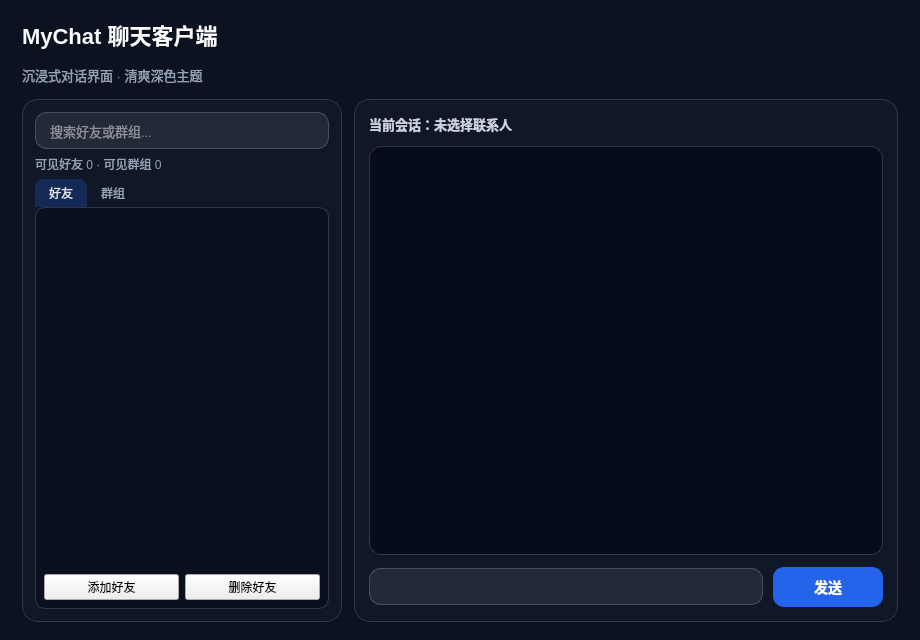
<?xml version="1.0" encoding="UTF-8"?>
<ui version="4.0">
 <class>MainWindow</class>
 <widget class="QMainWindow" name="MainWindow">
  <property name="geometry">
   <rect>
    <x>0</x>
    <y>0</y>
    <width>920</width>
    <height>640</height>
   </rect>
  </property>
  <property name="windowTitle">
   <string>MyChat Desktop</string>
  </property>
  <property name="styleSheet">
   <string notr="true">QMainWindow {
    background: #0b1220;
}
QWidget#centralwidget {
    background: qlineargradient(x1:0, y1:0, x2:1, y2:1,
        stop:0 #0f172a, stop:1 #111827);
}
QFrame#chatCard {
    background: rgba(17, 24, 39, 210);
    border: 1px solid rgba(148, 163, 184, 0.25);
    border-radius: 16px;
}
QFrame#sideCard {
    background: rgba(17, 24, 39, 190);
    border: 1px solid rgba(148, 163, 184, 0.25);
    border-radius: 16px;
}
QLabel#titleLabel {
    color: #f8fafc;
    font-size: 22px;
    font-weight: 700;
}
QLabel#subtitleLabel {
    color: #94a3b8;
    font-size: 13px;
}
QLabel#currentChatLabel {
    color: #cbd5e1;
    font-size: 13px;
    font-weight: 600;
}
QTextBrowser {
    color: #e2e8f0;
    background: rgba(2, 6, 23, 0.65);
    border: 1px solid rgba(148, 163, 184, 0.25);
    border-radius: 12px;
    padding: 10px;
    font-size: 13px;
}
QLineEdit {
    color: #f1f5f9;
    background: rgba(255, 255, 255, 0.08);
    border: 1px solid rgba(148, 163, 184, 0.35);
    border-radius: 11px;
    padding: 9px 12px;
    font-size: 13px;
}
QLineEdit:focus {
    border: 1px solid #60a5fa;
}
QTabWidget::pane {
    border: 1px solid rgba(148, 163, 184, 0.25);
    border-radius: 10px;
    background: rgba(2, 6, 23, 0.45);
}
QTabBar::tab {
    color: #94a3b8;
    padding: 7px 14px;
    border-top-left-radius: 8px;
    border-top-right-radius: 8px;
}
QTabBar::tab:selected {
    color: #e2e8f0;
    background: rgba(37, 99, 235, 0.25);
}
QListWidget {
    color: #e2e8f0;
    background: transparent;
    border: none;
    outline: none;
}
QListWidget::item {
    border-radius: 8px;
    padding: 8px;
    margin: 2px;
}
QListWidget::item:selected {
    background: rgba(37, 99, 235, 0.35);
}
QLabel#contactStatsLabel {
    color: #94a3b8;
    font-size: 12px;
}
QPushButton#sendButton {
    color: #ffffff;
    background: #2563eb;
    border: none;
    border-radius: 11px;
    min-width: 110px;
    min-height: 40px;
    font-size: 14px;
    font-weight: 700;
}
QPushButton#sendButton:hover { background: #3b82f6; }
QPushButton#sendButton:pressed { background: #1d4ed8; }</string>
  </property>
  <widget class="QWidget" name="centralwidget">
   <layout class="QVBoxLayout" name="verticalLayout">
    <property name="leftMargin">
     <number>22</number>
    </property>
    <property name="topMargin">
     <number>18</number>
    </property>
    <property name="rightMargin">
     <number>22</number>
    </property>
    <property name="bottomMargin">
     <number>18</number>
    </property>
    <property name="spacing">
     <number>14</number>
    </property>
    <item>
     <widget class="QLabel" name="titleLabel">
      <property name="text">
       <string>MyChat 聊天客户端</string>
      </property>
     </widget>
    </item>
    <item>
     <widget class="QLabel" name="subtitleLabel">
      <property name="text">
       <string>沉浸式对话界面 · 清爽深色主题</string>
      </property>
     </widget>
    </item>
    <item>
        <layout class="QHBoxLayout" name="contentLayout">
         <property name="spacing">
          <number>12</number>
         </property>
         <item>
          <widget class="QFrame" name="sideCard">
           <property name="minimumSize">
            <size>
            <width>260</width>
            <height>0</height>
            </size>
           </property>
           <property name="maximumSize">
            <size>
            <width>320</width>
            <height>16777215</height>
            </size>
           </property>
           <property name="frameShape">
            <enum>QFrame::StyledPanel</enum>
           </property>
           <property name="frameShadow">
            <enum>QFrame::Raised</enum>
           </property>
           <layout class="QVBoxLayout" name="verticalLayout_3">
            <property name="leftMargin">
            <number>12</number>
            </property>
            <property name="topMargin">
            <number>12</number>
            </property>
            <property name="rightMargin">
            <number>12</number>
            </property>
            <property name="bottomMargin">
            <number>12</number>
            </property>
            <item>
              <widget class="QLineEdit" name="contactSearchEdit">
               <property name="placeholderText">
                <string>搜索好友或群组...</string>
               </property>
              </widget>
             </item>
             <item>
              <widget class="QLabel" name="contactStatsLabel">
               <property name="text">
                <string>可见好友 0 · 可见群组 0</string>
               </property>
              </widget>
             </item>
             <item>
            <widget class="QTabWidget" name="contactTabs">
             <property name="currentIndex">
              <number>0</number>
             </property>
             <widget class="QWidget" name="friendsTab">
              <attribute name="title">
               <string>好友</string>
              </attribute>
              <layout class="QVBoxLayout" name="verticalLayout_5">
               <property name="leftMargin">
                <number>8</number>
               </property>
               <property name="topMargin">
                <number>8</number>
               </property>
               <property name="rightMargin">
                <number>8</number>
               </property>
               <property name="bottomMargin">
                <number>8</number>
               </property>
               <item>
                <widget class="QListWidget" name="friendListWidget"/>
               </item>
               <item>
                <layout class="QHBoxLayout" name="friendButtonLayout">
                 <item>
                  <widget class="QPushButton" name="addFriendButton">
                   <property name="text">
                    <string>添加好友</string>
                   </property>
                  </widget>
                 </item>
                 <item>
                  <widget class="QPushButton" name="deleteFriendButton">
                   <property name="text">
                    <string>删除好友</string>
                   </property>
                  </widget>
                 </item>
                </layout>
               </item>
              </layout>
             </widget>
             <widget class="QWidget" name="groupsTab">
              <attribute name="title">
               <string>群组</string>
              </attribute>
              <layout class="QVBoxLayout" name="verticalLayout_6">
               <property name="leftMargin">
                <number>8</number>
               </property>
               <property name="topMargin">
                <number>8</number>
               </property>
               <property name="rightMargin">
                <number>8</number>
               </property>
               <property name="bottomMargin">
                <number>8</number>
               </property>
               <item>
                <widget class="QListWidget" name="groupListWidget"/>
               </item>
               <item>
                <layout class="QHBoxLayout" name="groupButtonLayout">
                 <item>
                  <widget class="QPushButton" name="createGroupButton">
                   <property name="text">
                    <string>创建群组</string>
                   </property>
                  </widget>
                 </item>
                 <item>
                  <widget class="QPushButton" name="joinGroupButton">
                   <property name="text">
                    <string>加入群组</string>
                   </property>
                  </widget>
                 </item>
                 <item>
                  <widget class="QPushButton" name="quitGroupButton">
                   <property name="text">
                    <string>退出群组</string>
                   </property>
                  </widget>
                 </item>
                </layout>
               </item>
              </layout>
             </widget>
            </widget>
            </item>
           </layout>
          </widget>
         </item>
         <item>
          <widget class="QFrame" name="chatCard">
           <property name="frameShape">
            <enum>QFrame::StyledPanel</enum>
           </property>
           <property name="frameShadow">
            <enum>QFrame::Raised</enum>
           </property>
           <layout class="QVBoxLayout" name="verticalLayout_2">
            <property name="leftMargin">
            <number>14</number>
            </property>
            <property name="topMargin">
            <number>14</number>
            </property>
            <property name="rightMargin">
            <number>14</number>
            </property>
            <property name="bottomMargin">
            <number>14</number>
            </property>
            <property name="spacing">
            <number>12</number>
            </property>
            <item>
            <widget class="QLabel" name="currentChatLabel">
             <property name="text">
              <string>当前会话：未选择联系人</string>
             </property>
            </widget>
            </item>
            <item>
            <widget class="QTextBrowser" name="chatBrowser"/>
            </item>
            <item>
            <layout class="QHBoxLayout" name="horizontalLayout">
             <property name="spacing">
              <number>10</number>
             </property>
             <item>
              <widget class="QLineEdit" name="messageEdit"/>
             </item>
             <item>
              <widget class="QPushButton" name="sendButton">
               <property name="text">
                <string>发送</string>
               </property>
              </widget>
             </item>
            </layout>
            </item>
           </layout>
          </widget>
         </item>
        </layout>
    </item>
   </layout>
  </widget>
 </widget>
 <resources/>
 <connections/>
</ui>
